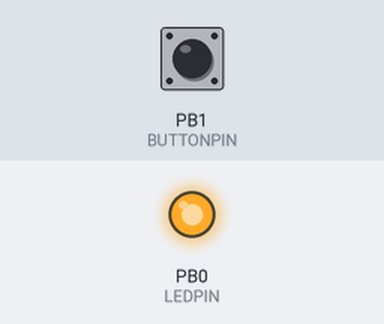
Bench run of a program on a simulated ATmega32, built with avr-gcc and emulated at 1 MHz. On the bench: output pins drawn as LEDs (lit = HIGH). Inputs (shaded band) come from the test bench; at power-on: PB1 (BUTTONPIN) HIGH.

Above: at 2.8 s.
2.9 s: PB1 (BUTTONPIN) pulled LOW for 1.25 s
At 3.3 s:
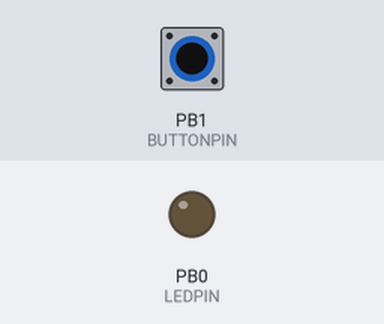
Timing chart, 0 to 12.4 s (numbered marks = the images above; inputs shaded):
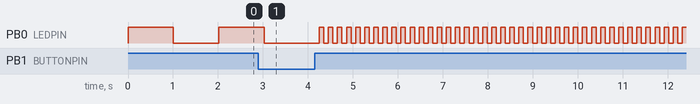

The program:

main.c
```c
/*
 * L3T2.c
 *
 * Created: 07.01.2024 19:09:55
 * Author : Lars
 */
#include <avr/io.h>
#define F_CPU 1000000UL // 1 MHz, adjust this to your actual clock speed
#include <util/delay.h>

#define LEDPIN PB0 // Define the LED pin
#define BUTTONPIN PB1 // Define the button pin

void delay_ms_variable(uint16_t ms) {
	for(uint16_t i = 0; i < ms; i++) {
		_delay_ms(1);
	}
}

int main(void) {
	// Initialize LED pin as output
	DDRB |= (1 << LEDPIN);
	// Initialize button pin as input with pull-up enabled
	DDRB &= ~(1 << BUTTONPIN);
	PORTB |= (1 << BUTTONPIN);

	uint8_t buttonPressedInstructions = 0; // Flag for button press
	uint16_t delaySpeed = 1000; // Start with a 1 second delay

	while (1) {
		// Toggle the LED
		PORTB ^= (1 << LEDPIN);

		// Check if the button is pressed
		if (bit_is_clear(PINB, BUTTONPIN)) {
			// Debounce delay
			_delay_ms(50);
			// Check if the button is still pressed
			if (bit_is_clear(PINB, BUTTONPIN)) {
				if (buttonPressedInstructions == 0) {
					// Change the delay speed to fast blinking
					delaySpeed = 100;
					buttonPressedInstructions = 1; // Mark the instruction as executed
					} else {
					// Change the delay speed to slow blinking
					delaySpeed = 1000;
					buttonPressedInstructions = 0; // Reset the instruction flag
				}
				// Wait for the button to be released (additional debounce)
				while (bit_is_clear(PINB, BUTTONPIN));
			}
		}

		// Execute the variable delay
		delay_ms_variable(delaySpeed);
	}
}
```

Measured:
- by itself, PB0 (LEDPIN): repeats every 0.20 s: HIGH 0.10 s, LOW 0.10 s
